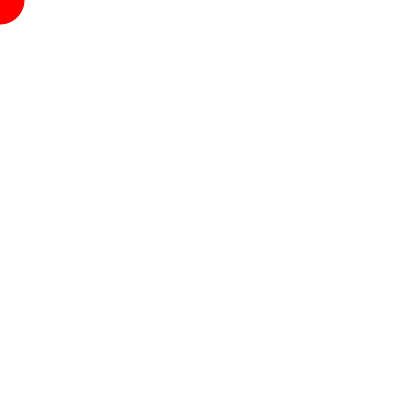
Frame 1 (no input)
Frame 60 (the mouse pressed at the canvas centre just before this capture): identical to frame 1, image omitted
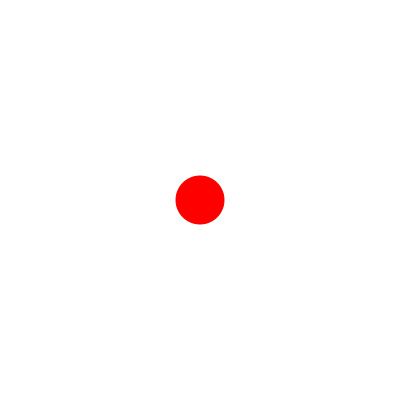
Frame 120 (the mouse held since frame 60 and released just before this capture)

The Processing sketch that drew these frames (run headless with seeded random() and noise(); from frame 60 on, the mouse is pressed at the canvas centre):

// Processing sketch: Array_snake
// ── Array_snake.pde
float x[] = new float[50];
float y[] = new float[50];

void setup()
{
  size(400,400);
  noStroke();
  
  //initialize all values in the array to the center
  for(int i = 0; i < x.length; i++)
  {
    x[i] = 0;
    y[i] = 0;
  }
}

void draw()
{
  //Erase background
  background(255);
  
  //Shift array values
  for(int i = 0; i < x.length-1; i++)
  {
    x[i] = x[i+1];
    y[i] = y[i+1];
  }
  
  //Update last values in the array to the current mouse values
  x[x.length-1] = mouseX;
  y[y.length-1] = mouseY;
  
  //Draw the snake.  Older values are smaller and fainter
  for(int i = 0; i < x.length; i++)
  {
    fill(255,0,0,map(i,0,50,10,255));
    ellipse(x[i],y[i],i,i);
  }
}
